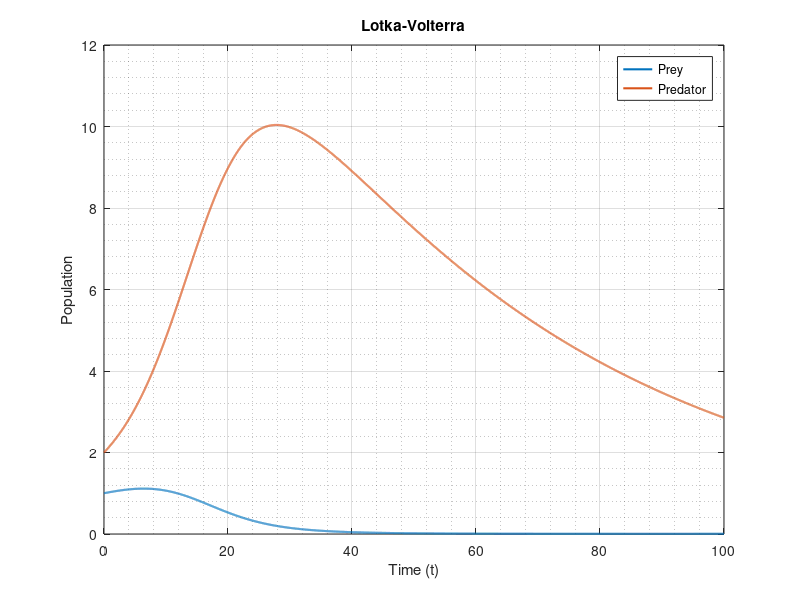
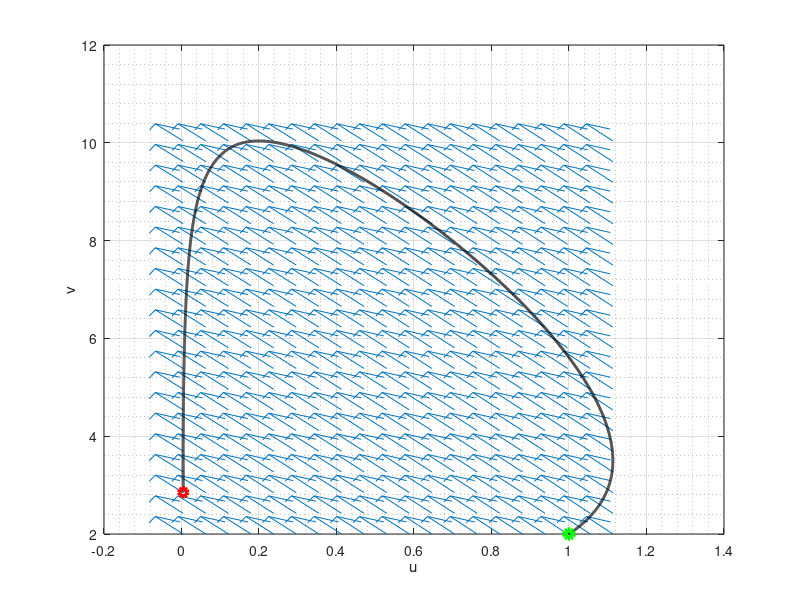

Recreate these plots in MATLAB, in order.
%% Lotka_Volterra

close all; clear; clc

% Discretize time: 
N = 1e4;
t_0 = 0;
t_end = 100;
t = linspace(t_0,t_end,N);

u0 = 1;
v0 = 2;

U0 = [u0,v0];




% Parameters
a = .07;
b = .02;
y = .02;
d = .1;


% Right hand side:


dUdt = @(t, U)[a*U(1)-b*U(1)*U(2);
                -y*U(2)+d*U(1)*U(2)];

% Numerically solve the IVP
[t,U] = ode45(dUdt, t, U0);

u = U(:,1);
v = U(:,2);




%Plot
figure(1);
plot(t, u, 'LineWidth', 1.5); hold on;
plot(t, v, 'LineWidth', 1.5);
title('Lotka-Volterra');
xlabel('Time (t)');
ylabel('Population');
legend('Prey','Predator');
grid on;
grid minor;
    
%%Phase Plane
N_mesh = 20;
u_vec = linspace(min(u),max(u),N_mesh);
v_vec = linspace(min(v),max(v),N_mesh);

[U_mesh,V_mesh] = meshgrid(u_vec,v_vec);

Fu_vec = @(u,v) a*u-b*u*v;
Fv_vec = @(u,v) -y*v+d*u*v;

figure(2)
quiver(U_mesh,V_mesh, Fu_vec(U_mesh,V_mesh),Fv_vec(U_mesh,V_mesh));
hold on;
plot(u, v, 'k-', 'LineWidth', 2); hold on;
plot(u0,v0, 'go','LineWidth', 4)
plot(u(end),v(end), 'ro', 'LineWidth',3)
xlabel('u');
ylabel('v');
grid on;
grid minor;
